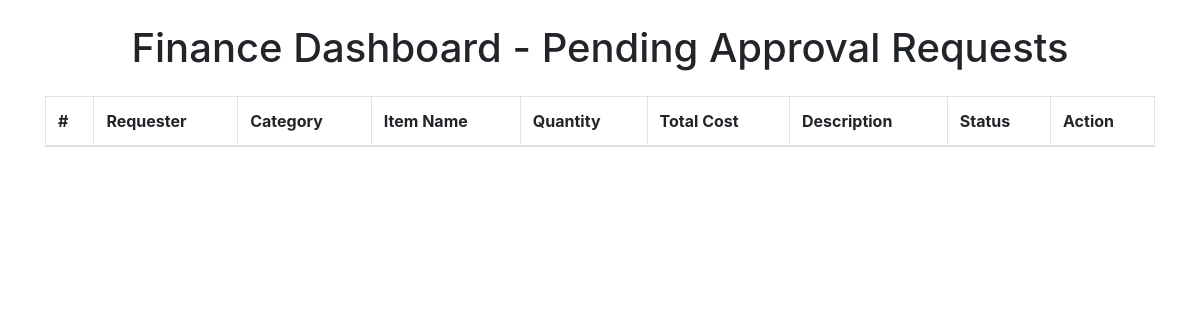
Page /finance_dashboard/ on the earlier database version.
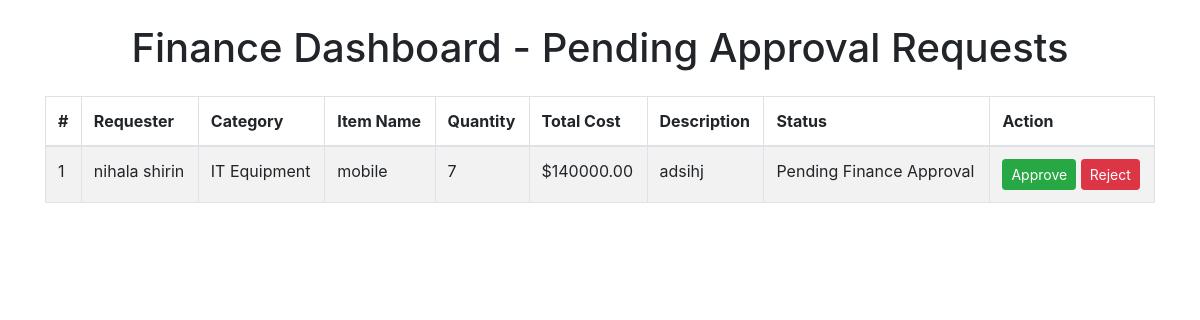
Same page on the later database version.
### core/models.py (models this page shows, shortened)
class ProcurementRequest(models.Model):
    requester = models.CharField(max_length=100)
    department = models.ForeignKey(Department, on_delete=models.CASCADE)
    category = models.CharField(max_length=50, choices=CATEGORY_CHOICES)
    it_equipment = models.ForeignKey(ITEquipmentDetails, on_delete=models.SET_NULL, null=True, blank=True)
    office_supply = models.ForeignKey(OfficeSupplyDetails, on_delete=models.SET_NULL, null=True, blank=True)
    quantity = models.IntegerField()
    total_cost = models.DecimalField(max_digits=12, decimal_places=2, blank=True)
    description = models.TextField(blank=True)
    status = models.CharField(max_length=50, choices=STATUS_CHOICES, default='Pending Department Approval')
    submitted_at = models.DateTimeField(auto_now_add=True)
    def __str__(self):
        return f"{self.requester} - {self.category} - {self.status}"
    def get_equipment_name(self):
        if self.category == 'IT Equipment' and self.it_equipment:
            return self.it_equipment.name
        elif self.category == 'Office Supplies' and self.office_supply:
            return self.office_supply.name
        return "No Equipment"

class ITEquipmentDetails(models.Model):
    name = models.CharField(max_length=100)
    warranty_period = models.CharField(max_length=50)
    technical_specifications = models.TextField()
    cost_per_item = models.DecimalField(max_digits=10, decimal_places=2)

### core/views.py (the view)
# urls.py: path('finance_dashboard/', views.finance_dashboard, name='finance_dashboard'),
def finance_dashboard(request):
    procurement_requests = ProcurementRequest.objects.filter(
        status__in=[
            'Pending Finance Approval',
            'Approved by Finance',
            'Rejected by Finance'
        ]
    )
    print(procurement_requests, 'hiiiiiiiiiiiiiiiiiiiiiiiiiiiiiiii')
    return render(request, 'finance_dashboard.html', {
        'requests': procurement_requests
    })

### core/templates/finance_dashboard.html (shortened to what this page needs)
<!DOCTYPE html>
<html lang="en">
<head>
    <link href="https://stackpath.bootstrapcdn.com/bootstrap/4.5.2/css/bootstrap.min.css" rel="stylesheet">
</head>
<body>
{% block content %}
<div class="container mt-4">
    <h1 class="text-center mb-4">Finance Dashboard - Pending Approval Requests</h1>
    <table class="table table-bordered table-striped">
        <thead>
            <tr>
                <th>#</th>
                <th>Requester</th>
                <th>Category</th>
                <th>Item Name</th>
                <th>Quantity</th>
                <th>Total Cost</th>
                <th>Description</th>
                <th>Status</th>
                <th>Action</th>
            </tr>
        </thead>
        <tbody>
            {% for request in requests %}
            <tr>
                <td>{{ forloop.counter }}</td>
                <td>{{ request.requester }}</td>
                <td>{{ request.category }}</td>
                <td>{{ request.get_equipment_name }}</td>
                <td>{{ request.quantity }}</td>
                <td>${{ request.total_cost|floatformat:2 }}</td>
                <td>{{ request.description }}</td>
                <td>{{ request.status }}</td>
                <td>
                    {% if request.status == 'Approved by Finance' %}
                        <span class="badge badge-success">Approved</span>
                    {% elif request.status == 'Rejected by Finance' %}
                        <span class="badge badge-danger">Rejected</span>
                    {% else %}
                        <a href="{% url 'approve_request' request.id %}" class="btn btn-success btn-sm">Approve</a>
                        <button class="btn btn-danger btn-sm" data-toggle="modal" data-target="#rejectModal" data-request-id="{{ request.id }}">Reject</button>
                    {% endif %}
                </td>
            </tr>
            {% endfor %}
        </tbody>
    </table>
</div>
{% endblock %}
</body>
</html>

Differences in the rows shown:
added ProcurementRequest: requester "nihala shirin", category "IT Equipment", get_equipment_name "mobile", quantity "7", total_cost "140000.00", description "adsihj", status "Pending Finance Approval"
